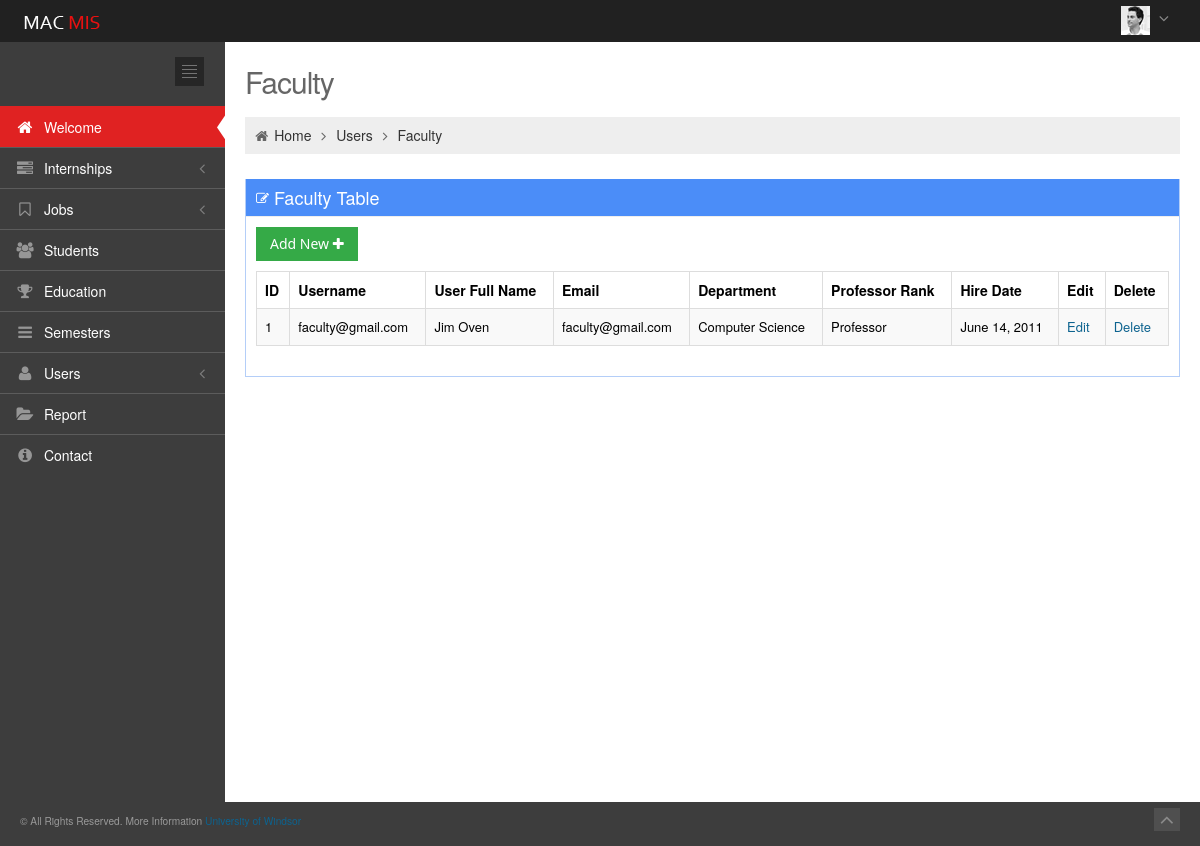
The page /app/faculty (signed in) on the database its author committed.
### app/models.py (models this page shows, shortened)
class Faculty(models.Model):
    user = models.OneToOneField(User)
    fac_department = models.CharField(max_length=20,default="")
    fac_hire_date = models.DateField()
    fac_professor_rank = models.CharField(max_length=30,blank=True)

### app/views.py (the view)
# urls.py: url(r'^faculty/update/(?P<pk>\d+)$', views.FacultyUpdateView.as_view(), name='update_faculty'),
def faculty(request):
    faculty_list = Faculty.objects.all()
    return render(request, 'app/faculty.html',{'faculty_list':faculty_list})

### app/templates/app/faculty.html
{% extends 'app/base.html' %}
{% block container %}
		<div class="page-content">
			<div class="container-fluid">
				<div class="row-fluid">
					<div class="span12">
						<h3 class="page-title">
							Faculty
						</h3>
						<ul class="breadcrumb">
							<li>
								<i class="icon-home"></i>
								<a href="welcome.html">Home</a>
								<i class="icon-angle-right"></i>
							</li>
							<li>
								<a href="#">Users</a>
								<i class="icon-angle-right"></i>
							</li>
							<li><a href="#">Faculty</a></li>
						</ul>
					</div>
				</div>
				<div class="row-fluid">
					<div class="span12">
						<div class="portlet box blue">
							<div class="portlet-title">
								<div class="caption"><i class="icon-edit"></i>Faculty Table</div>
							</div>
							<div class="portlet-body">
                             {% if 'staff' in request.user.groups.all.0.name %}
								<div class="clearfix">
									<div class="btn-group">
										<a href="{% url 'app:add_faculty' %}"><button id="sample_editable_1_new" class="btn green">
										Add New <i class="icon-plus"></i>
										</button></a>
									</div>
								</div>
                            {% endif %}
								<table class="table table-striped table-hover table-bordered" id="sample_editable_1">
									<thead>
										<tr>
											<th>ID</th>
											<th>Username</th>
											<th>User Full Name</th>
											<th>Email</th>
											<th>Department</th>
											<th>Professor Rank</th>
											<th>Hire Date</th>
                                            {% if 'staff' in request.user.groups.all.0.name %}
											<th>Edit</th>
											<th>Delete</th>
                                            {% endif %}
										</tr>
									</thead>
									<tbody>
                                    {% for faculty in faculty_list %}
										<tr class="">
											<td>{{ faculty.id }}</td>
											<td>{{ faculty.user.username }}</td>
											<td>{{ faculty.user.first_name }} {{ faculty.user.last_name }}</td>
											<td>{{ faculty.user.email }}</td>
											<td>{{ faculty.fac_department }}</td>
											<td>{{ faculty.fac_professor_rank }}</td>
											<td>{{ faculty.fac_hire_date }}</td>
                                            {% if 'staff' in request.user.groups.all.0.name %}
											<td><a class="edit" href="{% url 'app:update_faculty' faculty.user.id %}">Edit</a></td>
											<td><a class="delete" href="{% url 'app:delete_faculty' faculty.user.id %}">Delete</a></td>
                                        {% endif %}
										</tr>
                                    {% endfor %}
									</tbody>
								</table>
							</div>
						</div>
					</div>
				</div>
			</div>
		</div>
{% endblock %}

### app/static/app/css/style-metro.css (style rules this page uses)
.btn { background-color: #e5e5e5; background-image: none; filter: none; border: 0; padding: 7px 14px; text-shadow: none; font-family: "Segoe UI", Helvetica, Arial, sans-serif; font-size: 14px; color: #333333; cursor: pointer; outline: none; -webkit-box-shadow: none !important; -moz-box-shadow: none !important; box-shadow: none !important; -webkit-border-radius: 0 !important; -moz-border-radius: 0 !important; border-radius: 0 !important; }
.btn.green { color: white; text-shadow: none; background-color: #35aa47; }

### app/static/app/css/style-responsive.css (style rules this page uses)
@media (min-width: 980px) { .page-content { margin-left: 225px; margin-top: 0px; min-height: 760px; } }

### app/static/app/css/default.css (style rules this page uses)
body { background-color: #3d3d3d !important; }

### rows shown on the page
Faculty: id "1", user.username "faculty@gmail.com", user.first_name "Jim", user.last_name "Oven", user.email "faculty@gmail.com", fac_department "Computer Science", fac_professor_rank "Professor", fac_hire_date "June 14, 2011"
